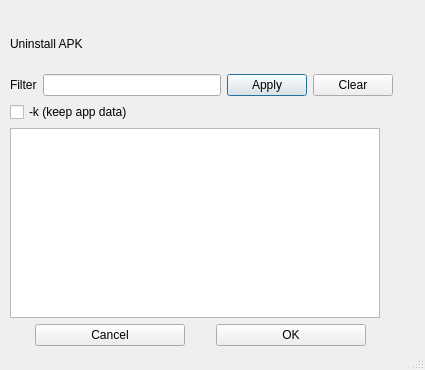
<?xml version="1.0" encoding="UTF-8"?>
<ui version="4.0">
 <class>uninstallDialog</class>
 <widget class="QDialog" name="uninstallDialog">
  <property name="geometry">
   <rect>
    <x>0</x>
    <y>0</y>
    <width>425</width>
    <height>370</height>
   </rect>
  </property>
  <property name="minimumSize">
   <size>
    <width>425</width>
    <height>370</height>
   </size>
  </property>
  <property name="maximumSize">
   <size>
    <width>425</width>
    <height>370</height>
   </size>
  </property>
  <property name="windowTitle">
   <string>Uninstall APK</string>
  </property>
  <property name="sizeGripEnabled">
   <bool>true</bool>
  </property>
  <widget class="QWidget" name="layoutWidget">
   <property name="geometry">
    <rect>
     <x>10</x>
     <y>20</y>
     <width>383</width>
     <height>326</height>
    </rect>
   </property>
   <layout class="QVBoxLayout" name="verticalLayout_2">
    <item>
     <widget class="QLabel" name="label_2">
      <property name="text">
       <string>Uninstall APK</string>
      </property>
     </widget>
    </item>
    <item>
     <layout class="QHBoxLayout" name="horizontalLayout_2">
      <item>
       <widget class="QLabel" name="label">
        <property name="text">
         <string>Filter</string>
        </property>
       </widget>
      </item>
      <item>
       <widget class="QLineEdit" name="lineEdit"/>
      </item>
      <item>
       <widget class="QPushButton" name="applyButton">
        <property name="toolTip">
         <string>&lt;html&gt;&lt;head/&gt;&lt;body&gt;&lt;p&gt;Apply filter to package list&lt;/p&gt;&lt;/body&gt;&lt;/html&gt;</string>
        </property>
        <property name="text">
         <string>Apply</string>
        </property>
       </widget>
      </item>
      <item>
       <widget class="QPushButton" name="apkclearButton">
        <property name="toolTip">
         <string>&lt;html&gt;&lt;head/&gt;&lt;body&gt;&lt;p&gt;Clear filter and reset package list&lt;/p&gt;&lt;/body&gt;&lt;/html&gt;</string>
        </property>
        <property name="text">
         <string>Clear</string>
        </property>
       </widget>
      </item>
     </layout>
    </item>
    <item>
     <widget class="QCheckBox" name="keepBox">
      <property name="toolTip">
       <string>keep application data</string>
      </property>
      <property name="text">
       <string>-k (keep app data)</string>
      </property>
     </widget>
    </item>
    <item>
     <layout class="QVBoxLayout" name="verticalLayout">
      <item>
       <widget class="QListWidget" name="unlistWidget">
        <property name="minimumSize">
         <size>
          <width>370</width>
          <height>190</height>
         </size>
        </property>
        <property name="maximumSize">
         <size>
          <width>370</width>
          <height>190</height>
         </size>
        </property>
        <property name="sizeAdjustPolicy">
         <enum>QAbstractScrollArea::AdjustToContents</enum>
        </property>
       </widget>
      </item>
     </layout>
    </item>
    <item>
     <layout class="QHBoxLayout" name="horizontalLayout">
      <item>
       <widget class="QPushButton" name="pushButton_2">
        <property name="maximumSize">
         <size>
          <width>150</width>
          <height>16777215</height>
         </size>
        </property>
        <property name="text">
         <string>Cancel</string>
        </property>
       </widget>
      </item>
      <item>
       <widget class="QPushButton" name="pushButton">
        <property name="maximumSize">
         <size>
          <width>150</width>
          <height>16777215</height>
         </size>
        </property>
        <property name="toolTip">
         <string>&lt;html&gt;&lt;head/&gt;&lt;body&gt;&lt;p&gt;Uninstall APK&lt;/p&gt;&lt;/body&gt;&lt;/html&gt;</string>
        </property>
        <property name="text">
         <string>OK</string>
        </property>
       </widget>
      </item>
     </layout>
    </item>
   </layout>
  </widget>
 </widget>
 <resources/>
 <connections>
  <connection>
   <sender>pushButton_2</sender>
   <signal>clicked()</signal>
   <receiver>uninstallDialog</receiver>
   <slot>reject()</slot>
   <hints>
    <hint type="sourcelabel">
     <x>90</x>
     <y>261</y>
    </hint>
    <hint type="destinationlabel">
     <x>151</x>
     <y>148</y>
    </hint>
   </hints>
  </connection>
  <connection>
   <sender>pushButton</sender>
   <signal>clicked()</signal>
   <receiver>uninstallDialog</receiver>
   <slot>accept()</slot>
   <hints>
    <hint type="sourcelabel">
     <x>200</x>
     <y>261</y>
    </hint>
    <hint type="destinationlabel">
     <x>277</x>
     <y>152</y>
    </hint>
   </hints>
  </connection>
 </connections>
</ui>
